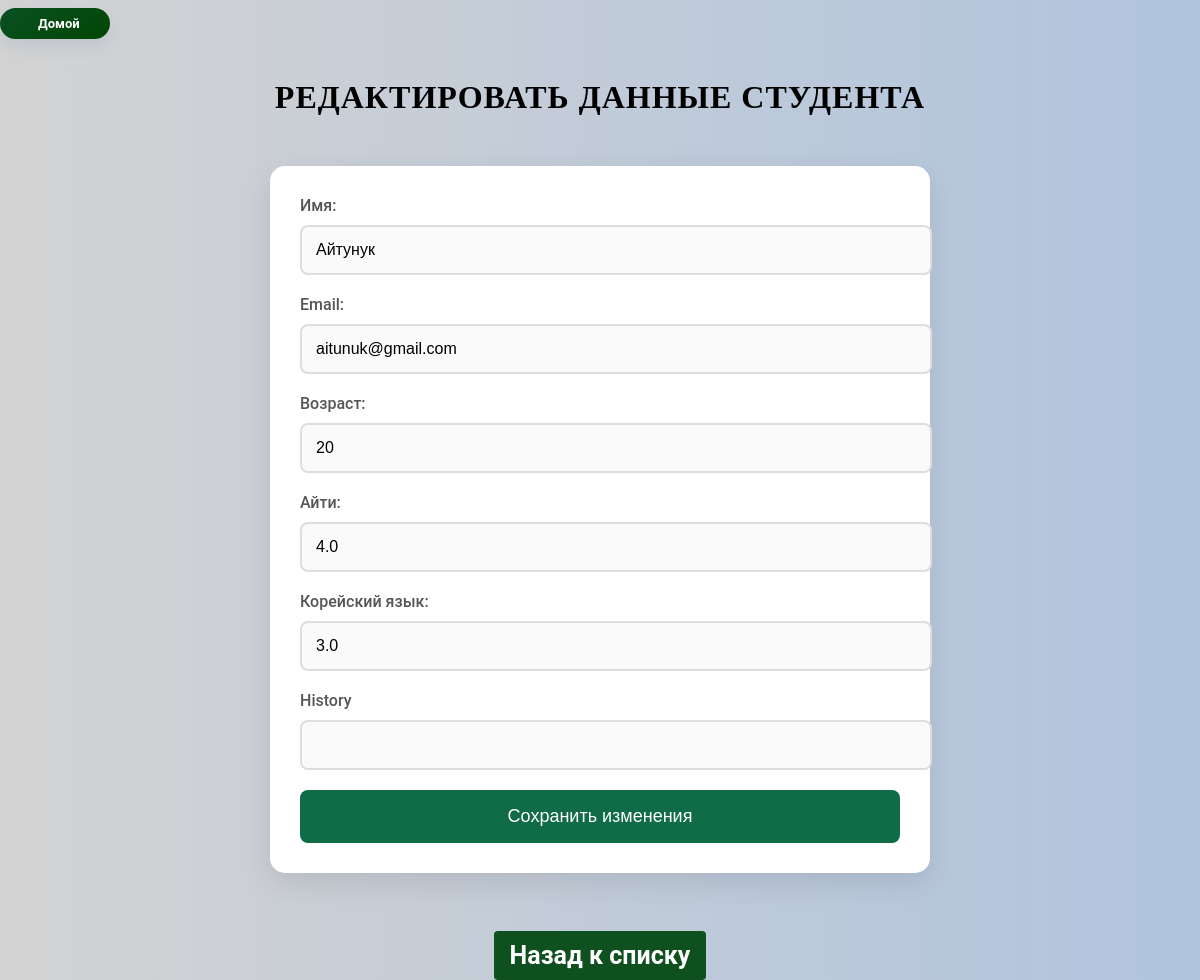
Page /edit/1 on the earlier database version.
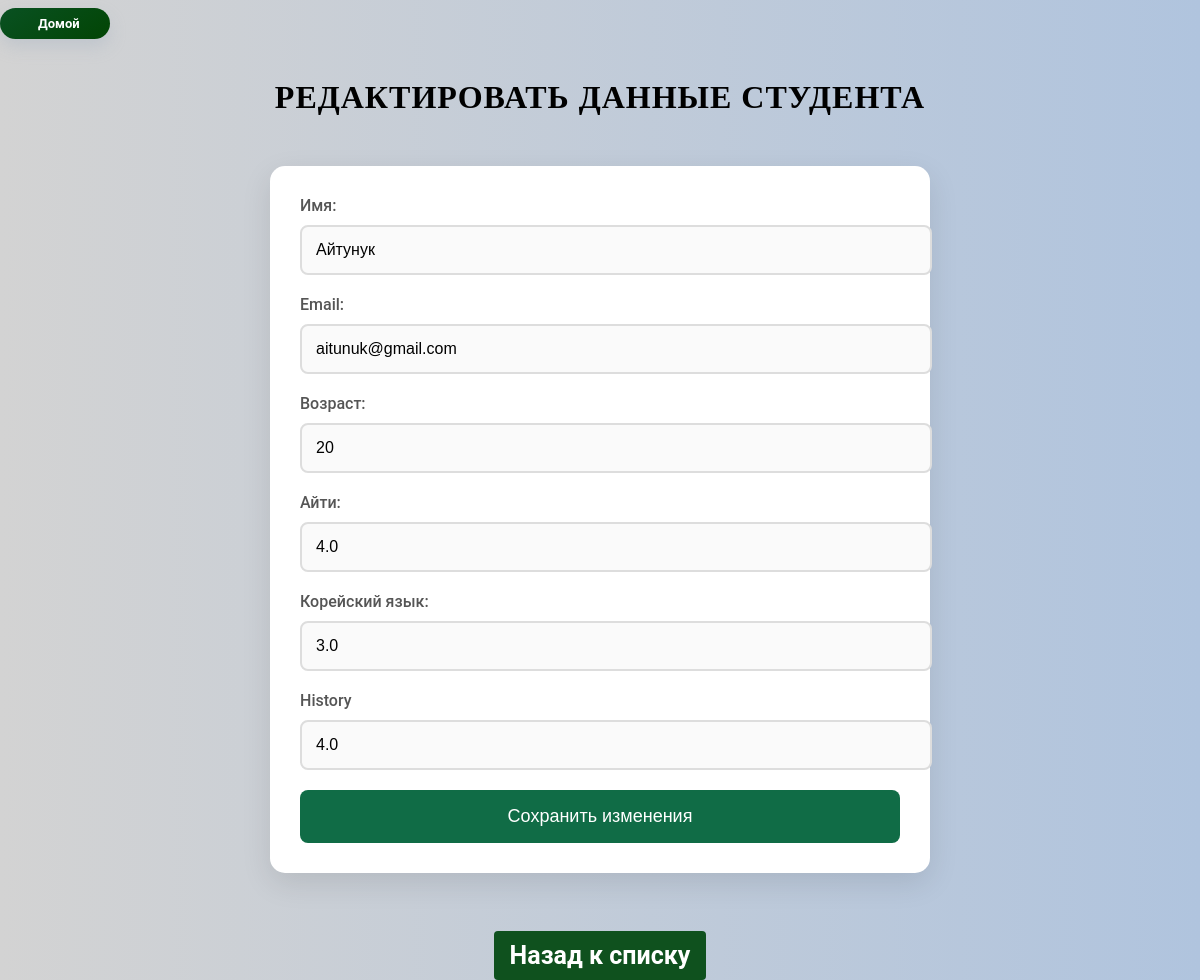
Same page on the later database version.
### app.py (models this page shows, shortened)
class Student(db.Model):
    id = db.Column(db.Integer, primary_key=True)
    name = db.Column(db.String(80), nullable=False)
    email = db.Column(db.String(120), unique=True, nullable=False)
    age = db.Column(db.Integer, nullable=False)
    IT = db.Column(db.Float, nullable=False)
    Korean = db.Column(db.Float, nullable=False)
    History = db.Column(db.Float, nullable=False, default=0.0)
    grade = db.Column(db.Float, nullable=False)

### app.py (the view, shortened to what this page needs)
@app.route('/edit/<int:id>', methods=['GET', 'POST'])
def edit_student(id):
    student = Student.query.get(id)
    if not student:
        return "Студент не найден", 404  # Обработка ошибки, если студент не найден
    return render_template('edit_student.html', student=student)  # Отправка студента в шаблон

### templates/edit_student.html (shortened to what this page needs)
<!DOCTYPE html>
<html lang="en">
<head>
    <link rel="stylesheet" href="{{ url_for('static', filename='edit.style.css') }}">
</head>
<body>
     <div class="home-button">
        <a href="/" class="btn btn-primary">
             Домой
        </a>
    </div>
    <h1>Редактировать данные студента</h1>
    <form action="/edit/{{ student.id }}" method="POST">
        <label for="name">Имя:</label>
        <input type="text" id="name" name="name" value="{{ student.name }}" required><br>
        <label for="email">Email:</label>
        <input type="email" id="email" name="email" value="{{ student.email }}" required><br>
        <label for="age">Возраст:</label>
        <input type="number" id="age" name="age" value="{{ student.age }}" required><br>
        <label for="IT">Айти:</label>
        <input type="number" id="IT" name="IT" value="{{ student.IT}}" step="0.1"><br>
        <label for="Korean">Корейский язык:</label>
        <input type="number" id="Korean" name="Korean" value="{{ student.Korean}}" step="0.1"><br>
        <label for="History">History</label>
        <input type="number" step="any" id="History" name="History" value="{{ student.History }}">
        <button type="submit">Сохранить изменения</button>
    </form>
    <div class="container">
        <a href="/" class="back-link">Назад к списку</a>
    </div>
</body>
</html>

Differences in the rows shown:
changed Student "Айтунук": History (not shown) → "4.0"
